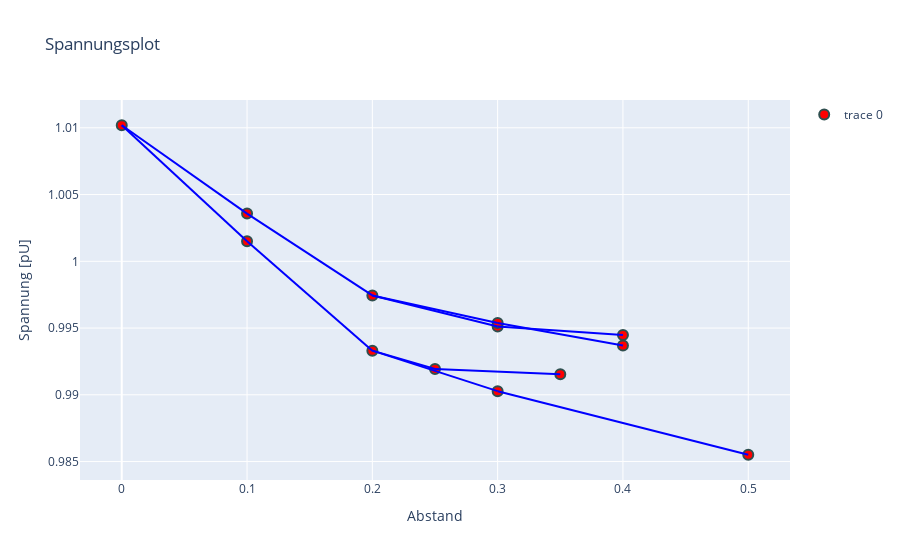

The notebook cell saved with this chart:
### Code cell
import plotly.graph_objs as go

# Prepare data for plotting
x_coords = [point['x'] for point in points]
y_coords = [point['y'] for point in points]
labels = [point['id'] for point in points]

# Create scatter plot of points
trace_points = go.Scatter(
    x=x_coords,
    y=y_coords,
    mode='markers',
    marker=dict(
        size=10,
        color='red',
        line=dict(width=2, color='DarkSlateGrey')
    ),
    text=labels,
    textposition='top center'
)

# Prepare connection lines
connection_lines = []
for point in points:
    if point['connected_to'] is not None:
        # Find the connected point
        connected_point = next(p for p in points if p['id'] == point['connected_to'])
        
        # Create a line trace
        line = go.Scatter(
            x=[point['x'], connected_point['x']],
            y=[point['y'], connected_point['y']],
            mode='lines',
            line=dict(color='blue', width=2),
            showlegend=False
        )
        connection_lines.append(line)

# Combine all traces
data = [trace_points] + connection_lines

# Create the layout
layout = go.Layout(
    title='Spannungsplot',
    xaxis=dict(title='Abstand'),
    yaxis=dict(title='Spannung [pU]'),
    hovermode='closest'
)

# Create figure and show
fig = go.Figure(data=data, layout=layout)
fig.show()

### Figure 1 — Plotly figure (JSON) as saved in the notebook; plotly's stock layout.template omitted (floating-point values rounded to 4 significant figures)
{"data": [{"marker": {"color": "red", "line": {"color": "DarkSlateGrey", "width": 2}, "size": 10}, "mode": "markers", "text": ["LV Bus", "v1.1", "v1.2", "v1.2.1.1", "v1.2.1.2", "v1.2.2.1", "v1.2.2.2", "v2.1", "v2.2", "v2.2.1.1", "v2.2.1.2", "v2.2.2.1", "v2.2.2.2"], "textposition": "top center", "type": "scatter", "x": [0, 0.1, 0.2, 0.3, 0.5, 0.25, 0.35, 0.1, 0.2, 0.3, 0.4, 0.3, 0.4], "y": [1.01, 1.002, 0.9933, 0.9903, 0.9855, 0.9919, 0.9915, 1.004, 0.9974, 0.9951, 0.9945, 0.9954, 0.9937]}, {"line": {"color": "blue", "width": 2}, "mode": "lines", "showlegend": false, "type": "scatter", "x": [0.1, 0], "y": [1.002, 1.01]}, {"line": {"color": "blue", "width": 2}, "mode": "lines", "showlegend": false, "type": "scatter", "x": [0.2, 0.1], "y": [0.9933, 1.002]}, {"line": {"color": "blue", "width": 2}, "mode": "lines", "showlegend": false, "type": "scatter", "x": [0.3, 0.2], "y": [0.9903, 0.9933]}, {"line": {"color": "blue", "width": 2}, "mode": "lines", "showlegend": false, "type": "scatter", "x": [0.5, 0.3], "y": [0.9855, 0.9903]}, {"line": {"color": "blue", "width": 2}, "mode": "lines", "showlegend": false, "type": "scatter", "x": [0.25, 0.2], "y": [0.9919, 0.9933]}, {"line": {"color": "blue", "width": 2}, "mode": "lines", "showlegend": false, "type": "scatter", "x": [0.35, 0.25], "y": [0.9915, 0.9919]}, {"line": {"color": "blue", "width": 2}, "mode": "lines", "showlegend": false, "type": "scatter", "x": [0.1, 0], "y": [1.004, 1.01]}, {"line": {"color": "blue", "width": 2}, "mode": "lines", "showlegend": false, "type": "scatter", "x": [0.2, 0.1], "y": [0.9974, 1.004]}, {"line": {"color": "blue", "width": 2}, "mode": "lines", "showlegend": false, "type": "scatter", "x": [0.3, 0.2], "y": [0.9951, 0.9974]}, {"line": {"color": "blue", "width": 2}, "mode": "lines", "showlegend": false, "type": "scatter", "x": [0.4, 0.3], "y": [0.9945, 0.9951]}, {"line": {"color": "blue", "width": 2}, "mode": "lines", "showlegend": false, "type": "scatter", "x": [0.3, 0.2], "y": [0.9954, 0.9974]}, {"line": {"color": "blue", "width": 2}, "mode": "lines", "showlegend": false, "type": "scatter", "x": [0.4, 0.3], "y": [0.9937, 0.9954]}], "layout": {"hovermode": "closest", "title": {"text": "Spannungsplot"}, "xaxis": {"title": {"text": "Abstand"}}, "yaxis": {"title": {"text": "Spannung [pU]"}}}}
